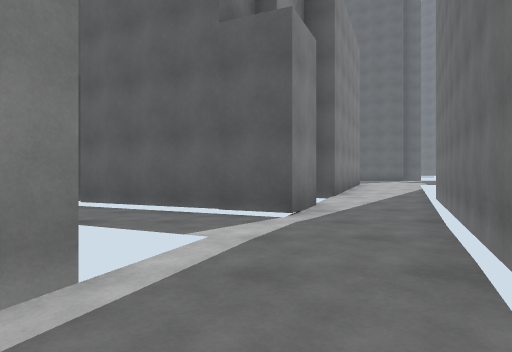
view 1 (above)

20 first-person views from a walk through a 3-D level made in the Unity game engine. The camera is 1.2 m above the floor, looks level and sees 75° across. The floor is counted in squares, 2 m on a side. Each view is taken from the middle of a square. On the plan, view 1 faces up. The plan holds only what a view shows up to about 10 squares ahead; the rest is blank. The place goes on beyond the plan.

view 2
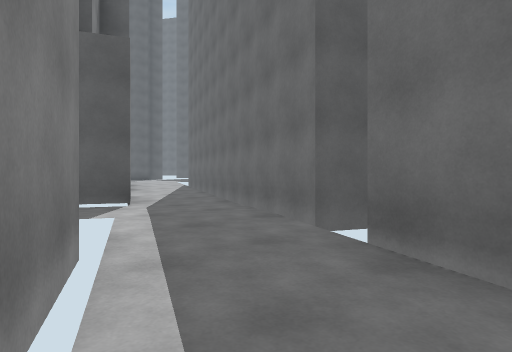

view 3
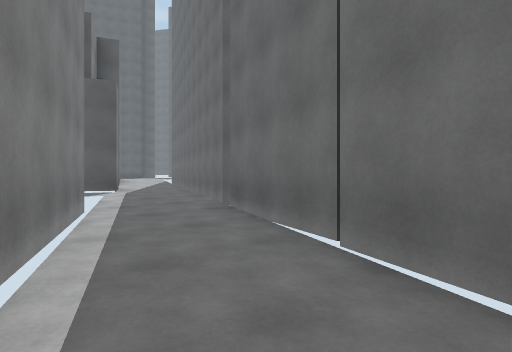

view 4
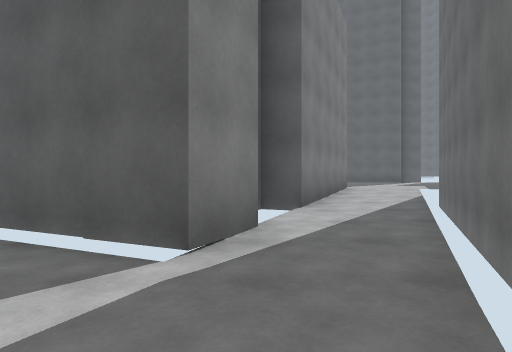

view 5
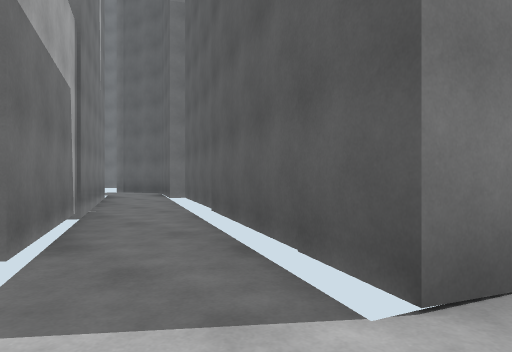

view 6
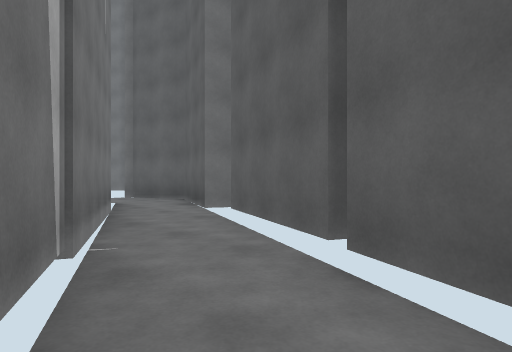

view 7
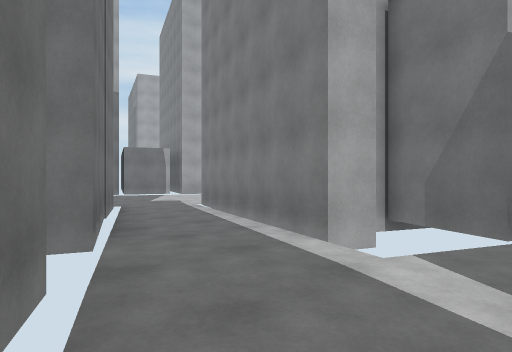

view 8
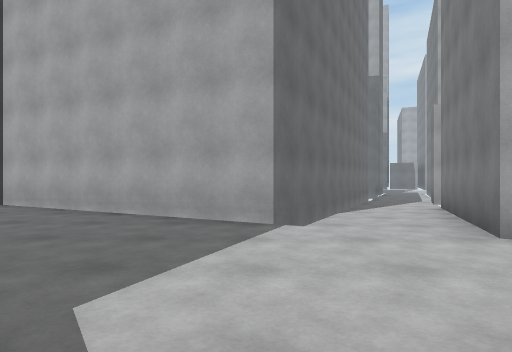

view 9
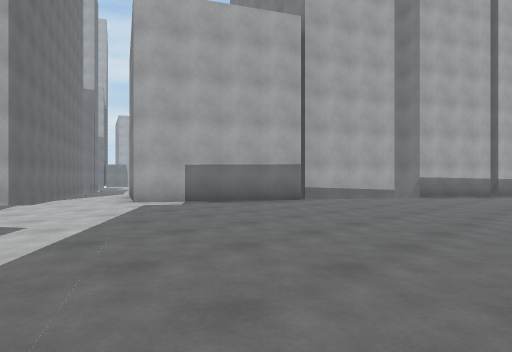

view 10
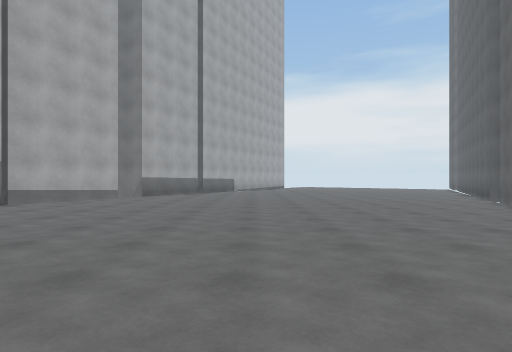

view 11
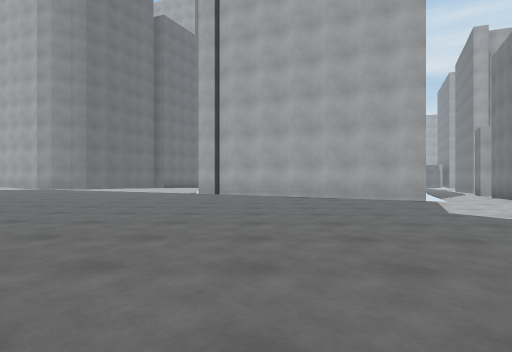

view 12
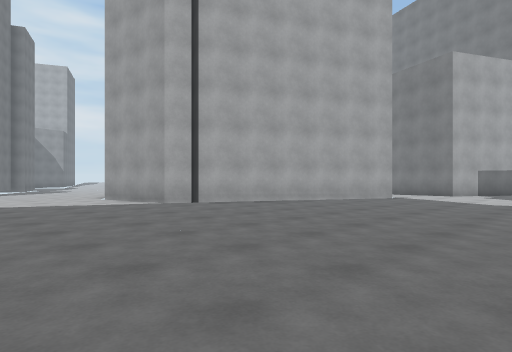

view 13
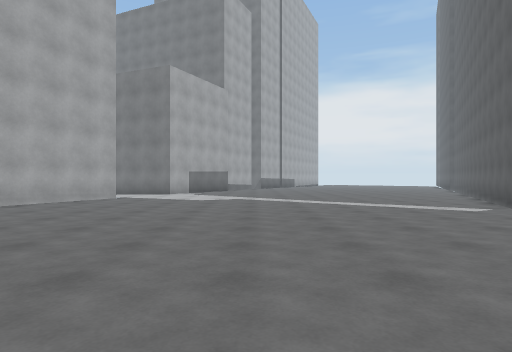

view 14
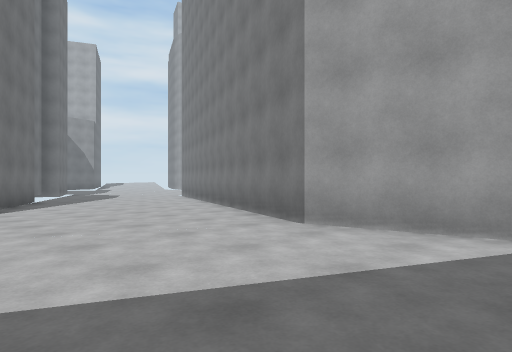

view 15
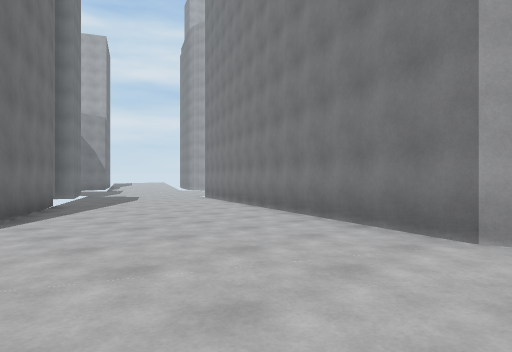

view 16
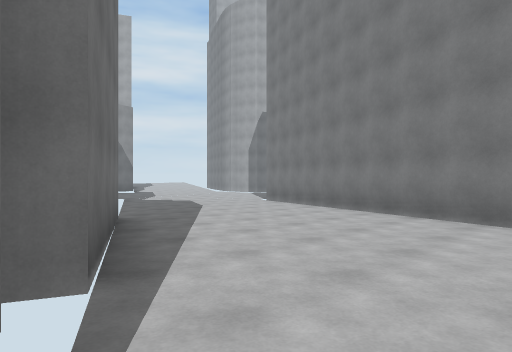

view 17
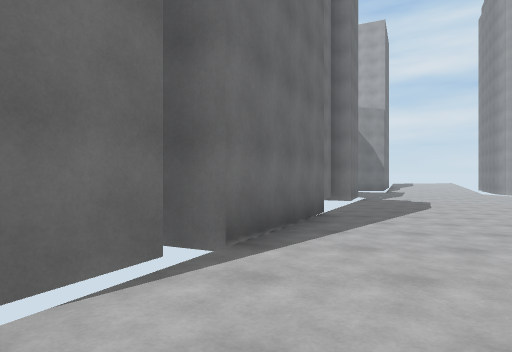

view 18
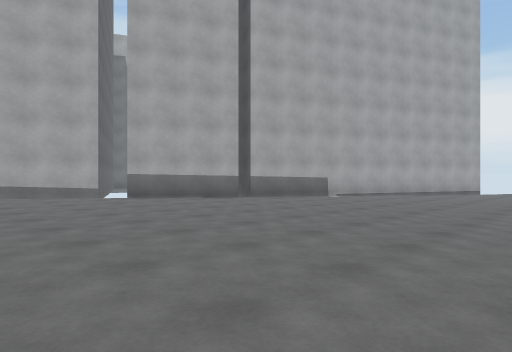

view 19
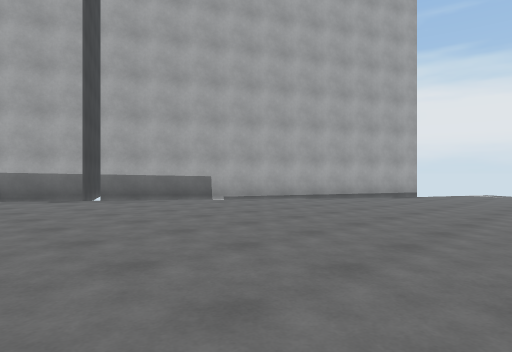

view 20
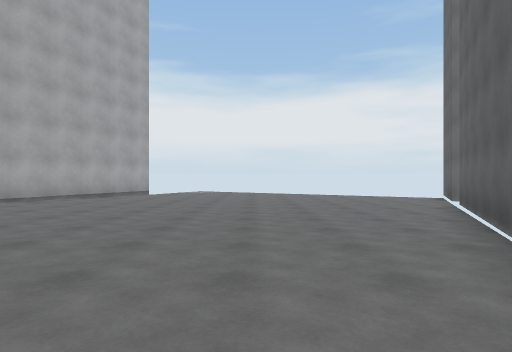

### Floor plan
Key: @ floor where view 1 was taken; # wall or solid block; x gap in a wall; . main floor; : floor 0.25 m higher than the main floor; - floor 0.25 m lower than the main floor; + floor 0.5 m higher than the main floor; _ floor 0.5 m lower than the main floor.
Columns run from 15 left of view 1 to 16 right of it. Each row starts with its distance up from view 1.
 31   ###
 30   --###
 29   --..###
 28   -.....#
 27   -.......
 26   ..........##
 25   ............
 24  .............::
 23 -............:::::
 22 .............::::::: ###
 21  ...........:::::::::::##
 20   .........::::::::::::::
 19   ##.......::::::::::::::++
 18    ###....:::::::::::::::++++
 17      ####.::::::::::::::++++++
 16        ####:::::::::::::+++++++
 15        ######::::::::::+++++++++
 14        #   ####::::::::+++++++++
 13               ###:::::++++++++++
 12                 ###:::++++++++++
 11                   #:::++++++++++
 10                  ##:###+++++++++
  9     ####         #::# ####++++++
  8    x--.####     ##:##    ###++++
  7      -....###   #..#      ##++++
  6       ###...#####..#       #++++
  5         ###...##..##      ##++++
  4           ###.....#       #:::++
  3             ## ..##       #:::::
  2             ###--#       ##:::::
  1              #--##       #:::::#
  0             ##-@#       ##..:::#
 -1             #--##       #....:##
 -2             #_-#       ##.....#
 -3            ##_##       #.....##
 -4            #__#        #-....#

Where each view was taken, in squares from view 1:
view 1: 0 up, 0 right, facing up
view 2: 1 down, 2 left, facing up-right
view 3: 4 down, 3 left, facing up-right
view 4: 2 up, 1 right, facing up
view 5: 3 up, 1 right, facing up-left
view 6: 4 up, 2 left, facing up-left
view 7: 4 up, 2 right, facing down-left
view 8: 15 up, 6 right, facing down
view 9: 19 up, 7 right, facing down-left
view 10: 19 up, 7 right, facing left
view 11: 19 up, 10 right, facing down
view 12: 15 up, 16 right, facing down-left
view 13: 15 up, 16 right, facing left
view 14: 8 up, 16 right, facing down-left
view 15: 6 up, 16 right, facing down-left
view 16: 2 up, 16 right, facing down-left
view 17: 3 up, 15 right, facing down
view 18: 24 up, 0 right, facing down-left
view 19: 25 up, 4 left, facing down-left
view 20: 25 up, 3 left, facing left
